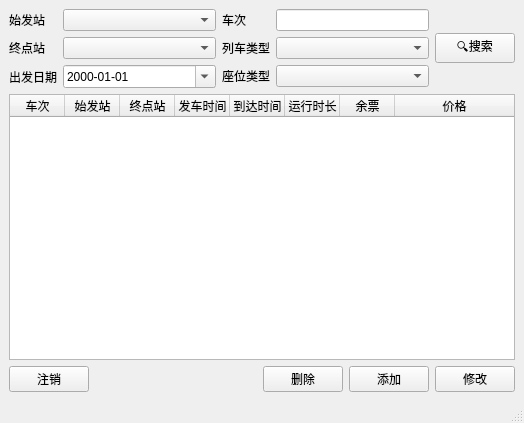
<?xml version="1.0" encoding="UTF-8"?>
<ui version="4.0">
 <class>AdminWindow</class>
 <widget class="QMainWindow" name="AdminWindow">
  <property name="geometry">
   <rect>
    <x>0</x>
    <y>0</y>
    <width>524</width>
    <height>423</height>
   </rect>
  </property>
  <property name="windowTitle">
   <string>MainWindow</string>
  </property>
  <widget class="QWidget" name="centralwidget">
   <layout class="QVBoxLayout" name="verticalLayout">
    <item>
     <layout class="QHBoxLayout" name="horizontalLayout_5">
      <item>
       <layout class="QFormLayout" name="formLayout_3">
        <item row="0" column="0">
         <widget class="QLabel" name="label_7">
          <property name="text">
           <string>始发站</string>
          </property>
         </widget>
        </item>
        <item row="0" column="1">
         <widget class="QComboBox" name="origin">
          <property name="sizePolicy">
           <sizepolicy hsizetype="Expanding" vsizetype="Fixed">
            <horstretch>0</horstretch>
            <verstretch>0</verstretch>
           </sizepolicy>
          </property>
         </widget>
        </item>
        <item row="1" column="0">
         <widget class="QLabel" name="label_8">
          <property name="text">
           <string>终点站</string>
          </property>
         </widget>
        </item>
        <item row="1" column="1">
         <widget class="QComboBox" name="destination">
          <property name="sizePolicy">
           <sizepolicy hsizetype="Expanding" vsizetype="Fixed">
            <horstretch>0</horstretch>
            <verstretch>0</verstretch>
           </sizepolicy>
          </property>
         </widget>
        </item>
        <item row="2" column="0">
         <widget class="QLabel" name="label_9">
          <property name="text">
           <string>出发日期</string>
          </property>
         </widget>
        </item>
        <item row="2" column="1">
         <widget class="QDateEdit" name="dateEdit">
          <property name="sizePolicy">
           <sizepolicy hsizetype="Expanding" vsizetype="Fixed">
            <horstretch>0</horstretch>
            <verstretch>0</verstretch>
           </sizepolicy>
          </property>
          <property name="displayFormat">
           <string>yyyy-MM-dd</string>
          </property>
          <property name="calendarPopup">
           <bool>true</bool>
          </property>
         </widget>
        </item>
       </layout>
      </item>
      <item>
       <layout class="QFormLayout" name="formLayout_4">
        <item row="0" column="0">
         <widget class="QLabel" name="label_10">
          <property name="text">
           <string>车次</string>
          </property>
         </widget>
        </item>
        <item row="0" column="1">
         <widget class="QLineEdit" name="trainNumber"/>
        </item>
        <item row="1" column="0">
         <widget class="QLabel" name="label_11">
          <property name="text">
           <string>列车类型</string>
          </property>
         </widget>
        </item>
        <item row="1" column="1">
         <widget class="QComboBox" name="trainType">
          <property name="sizePolicy">
           <sizepolicy hsizetype="Expanding" vsizetype="Fixed">
            <horstretch>0</horstretch>
            <verstretch>0</verstretch>
           </sizepolicy>
          </property>
         </widget>
        </item>
        <item row="2" column="0">
         <widget class="QLabel" name="label_12">
          <property name="text">
           <string>座位类型</string>
          </property>
         </widget>
        </item>
        <item row="2" column="1">
         <widget class="QComboBox" name="spotType">
          <property name="sizePolicy">
           <sizepolicy hsizetype="Expanding" vsizetype="Fixed">
            <horstretch>0</horstretch>
            <verstretch>0</verstretch>
           </sizepolicy>
          </property>
         </widget>
        </item>
       </layout>
      </item>
      <item>
       <widget class="QPushButton" name="searchButton">
        <property name="sizePolicy">
         <sizepolicy hsizetype="Minimum" vsizetype="Fixed">
          <horstretch>0</horstretch>
          <verstretch>0</verstretch>
         </sizepolicy>
        </property>
        <property name="text">
         <string>🔍搜索</string>
        </property>
        <property name="autoDefault">
         <bool>true</bool>
        </property>
       </widget>
      </item>
     </layout>
    </item>
    <item>
     <widget class="QTableWidget" name="trainInfo">
      <property name="editTriggers">
       <set>QAbstractItemView::NoEditTriggers</set>
      </property>
      <property name="selectionMode">
       <enum>QAbstractItemView::SingleSelection</enum>
      </property>
      <property name="selectionBehavior">
       <enum>QAbstractItemView::SelectRows</enum>
      </property>
      <property name="sortingEnabled">
       <bool>true</bool>
      </property>
      <property name="rowCount">
       <number>0</number>
      </property>
      <property name="columnCount">
       <number>8</number>
      </property>
      <attribute name="horizontalHeaderDefaultSectionSize">
       <number>55</number>
      </attribute>
      <attribute name="horizontalHeaderStretchLastSection">
       <bool>true</bool>
      </attribute>
      <attribute name="verticalHeaderVisible">
       <bool>false</bool>
      </attribute>
      <attribute name="verticalHeaderDefaultSectionSize">
       <number>21</number>
      </attribute>
      <column>
       <property name="text">
        <string>车次</string>
       </property>
      </column>
      <column>
       <property name="text">
        <string>始发站</string>
       </property>
      </column>
      <column>
       <property name="text">
        <string>终点站</string>
       </property>
      </column>
      <column>
       <property name="text">
        <string>发车时间</string>
       </property>
      </column>
      <column>
       <property name="text">
        <string>到达时间</string>
       </property>
      </column>
      <column>
       <property name="text">
        <string>运行时长</string>
       </property>
      </column>
      <column>
       <property name="text">
        <string>余票</string>
       </property>
      </column>
      <column>
       <property name="text">
        <string>价格</string>
       </property>
      </column>
     </widget>
    </item>
    <item>
     <layout class="QHBoxLayout" name="horizontalLayout_7">
      <item>
       <widget class="QPushButton" name="logoutButton">
        <property name="text">
         <string>注销</string>
        </property>
       </widget>
      </item>
      <item>
       <spacer name="horizontalSpacer_2">
        <property name="orientation">
         <enum>Qt::Horizontal</enum>
        </property>
        <property name="sizeHint" stdset="0">
         <size>
          <width>40</width>
          <height>20</height>
         </size>
        </property>
       </spacer>
      </item>
      <item>
       <widget class="QPushButton" name="deleteButton">
        <property name="text">
         <string>删除</string>
        </property>
       </widget>
      </item>
      <item>
       <widget class="QPushButton" name="addButton">
        <property name="text">
         <string>添加</string>
        </property>
       </widget>
      </item>
      <item>
       <widget class="QPushButton" name="modifyButton">
        <property name="sizePolicy">
         <sizepolicy hsizetype="Preferred" vsizetype="Fixed">
          <horstretch>0</horstretch>
          <verstretch>0</verstretch>
         </sizepolicy>
        </property>
        <property name="text">
         <string>修改</string>
        </property>
       </widget>
      </item>
     </layout>
    </item>
   </layout>
  </widget>
  <widget class="QMenuBar" name="menubar">
   <property name="geometry">
    <rect>
     <x>0</x>
     <y>0</y>
     <width>524</width>
     <height>22</height>
    </rect>
   </property>
  </widget>
  <widget class="QStatusBar" name="statusbar"/>
 </widget>
 <resources/>
 <connections/>
</ui>
